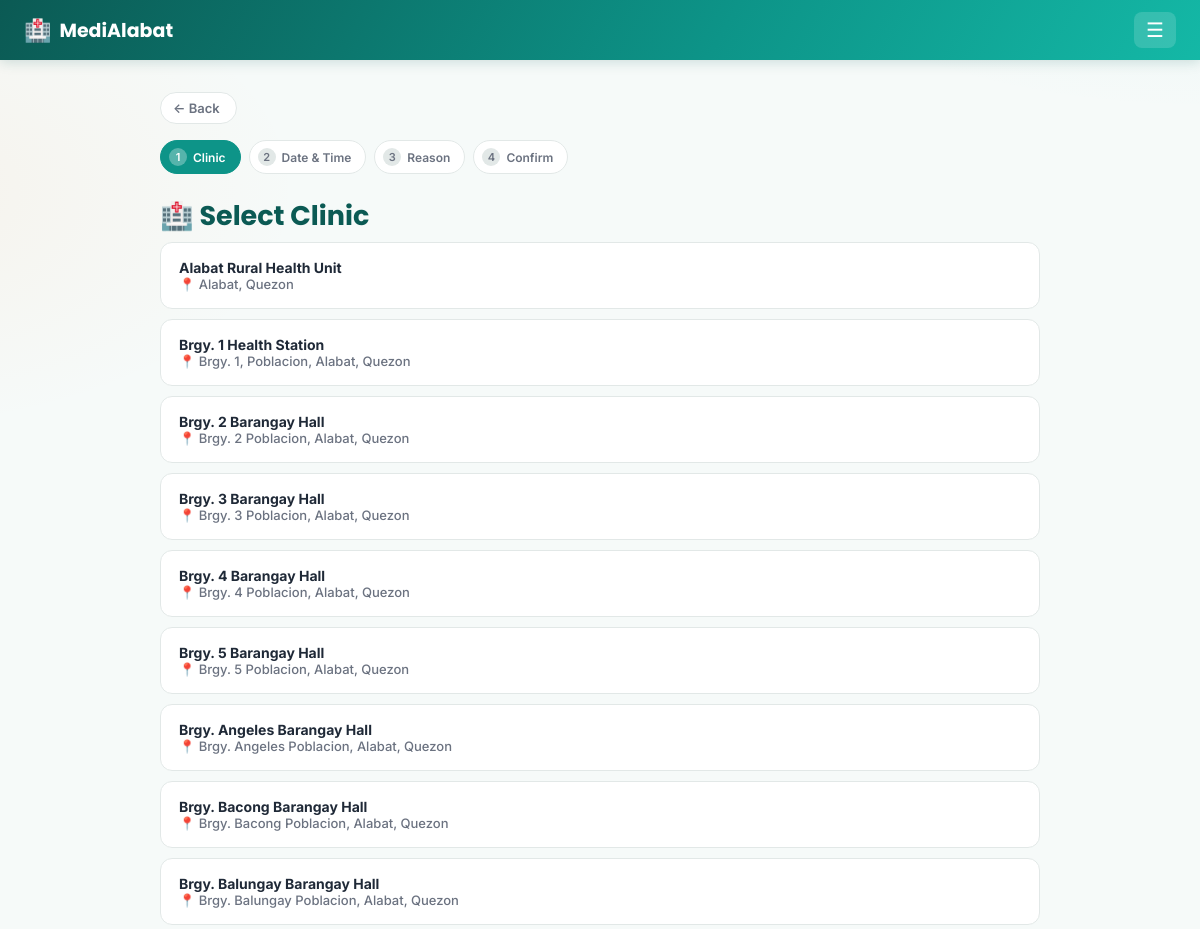
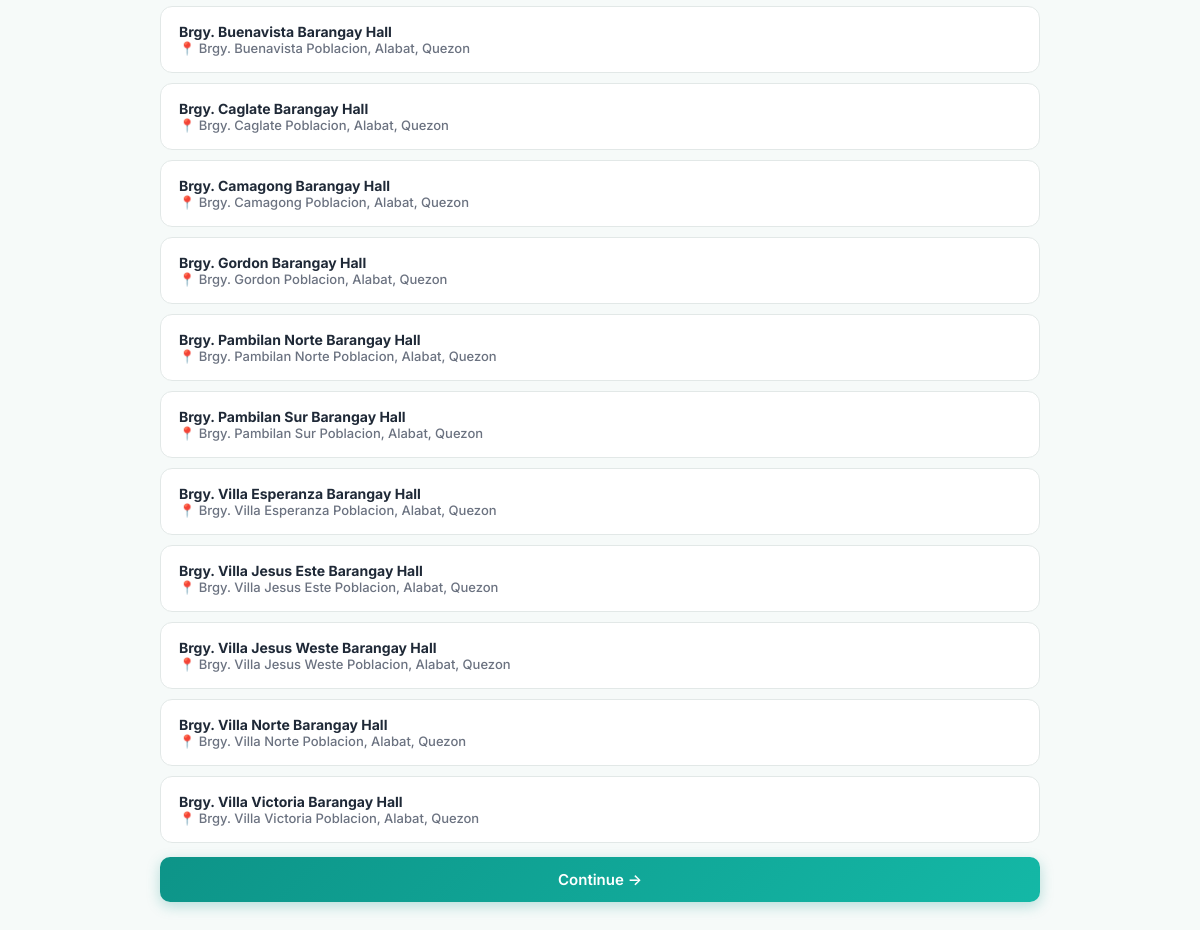
The page /appointment/new (signed in) on the database its author committed (2 pictures, top to bottom).
### tables this page shows
CREATE TABLE clinics (
    id INTEGER PRIMARY KEY AUTOINCREMENT,
    name TEXT NOT NULL,
    address TEXT
);

### app.py (the view)
@app.route("/appointment/new", methods=["GET", "POST"])
@login_required(role="patient")
def new_appointment_clinic(user):
    conn = get_db()
    if request.method == "POST":
        session["new_appt"] = {"clinic_id": request.form["clinic_id"]}
        conn.close()
        return redirect(url_for("new_appointment_datetime"))
    clinics = conn.execute("SELECT * FROM clinics ORDER BY name").fetchall()
    conn.close()
    return render_template("patient/new_appointment_clinic.html", clinics=clinics)

### app.py (called while the page is built)
def current_user():
    if "user_id" not in session:
        return None
    conn = get_db()
    user = conn.execute("SELECT * FROM users WHERE id = ?", (session["user_id"],)).fetchone()
    conn.close()
    return user

def current_lang():
    return session.get("lang", DEFAULT_LANG)

@app.context_processor
def inject_globals():
    lang = current_lang()
    def fdate(d):
        """'October 8, 2026' / 'Oktubre 8, 2026' — month name follows the active language."""
        return f"{_t('month.' + str(d.month), lang=lang)} {d.day}, {d.year}"
    def fdatetime(value):
        """Format a stored 'YYYY-MM-DD HH:MM' string; returns '' for empty/unparseable values."""
        try:
            dt = datetime.strptime(value, "%Y-%m-%d %H:%M")
        except (TypeError, ValueError):
            return ""
        hour12 = dt.hour % 12 or 12
        return f"{fdate(dt.date())} · {hour12}:{dt.minute:02d} {'AM' if dt.hour < 12 else 'PM'}"
    return {
        "current_user": current_user(),
        "current_lang": lang,
        "t": lambda key, **kwargs: _t(key, lang=lang, **kwargs),
        "fdate": fdate,
        "fdatetime": fdatetime,
    }

def login_required(role=None):
    def decorator(view):
        @functools.wraps(view)
        def wrapped(*args, **kwargs):
            user = current_user()
            if user is None:
                return redirect(url_for("login"))
            if user["role"] == "staff" and user["status"] != "active":
                session.clear()                    # an unapproved / rejected staff account must never get in
                return redirect(url_for("login"))
            if role and user["role"] != role:
                abort(403)
            return view(user, *args, **kwargs)
        return wrapped
    return decorator

### db.py (called while the page is built)
def get_db():
    conn = sqlite3.connect(DB_PATH)
    conn.row_factory = sqlite3.Row
    conn.execute("PRAGMA foreign_keys = ON")
    return conn

### translations.py (called while the page is built)
def t(key, lang="en", **kwargs):
    entry = TRANSLATIONS.get(key)
    if not entry:
        return key
    text = entry.get(lang) or entry.get(DEFAULT_LANG) or key
    if kwargs:
        try:
            text = text.format(**kwargs)
        except (KeyError, IndexError):
            pass
    return text

### templates/patient/new_appointment_clinic.html (shortened to what this page needs)
{% extends "base.html" %}
{% block content %}
<div class="wizard-steps">
    <span class="step active"><i>1</i> {{ t('wizard.step_clinic') }}</span>
    <span class="step"><i>2</i> {{ t('wizard.step_datetime') }}</span>
    <span class="step"><i>3</i> {{ t('wizard.step_reason') }}</span>
    <span class="step"><i>4</i> {{ t('wizard.step_confirm') }}</span>
</div>
<h1 class="fade-in">🏥 {{ t('wizard.select_clinic') }}</h1>
<form method="POST" class="stack-form">
    <div class="radio-group">
        {% for clinic in clinics %}
        <label class="radio-card">
            <div>
                <div class="radio-title">{{ clinic.name }}</div>
                <div class="radio-sub">📍 {{ clinic.address }}</div>
            </div>
        </label>
        {% endfor %}
    </div>
    <button type="submit" class="btn-primary">{{ t('wizard.continue') }} →</button>
</form>
{% endblock %}

### static/style.css (style rules this page uses)
:root { --primary: #0d9488; --primary-dark: #0f766e; --primary-darker: #0b5a54; --accent: #2dd4bf; --accent-warm: #fb923c; --bg: #f6faf9; --card-bg: #ffffff; --text: #1f2937; --muted: #6b7280; --danger: #dc2626; --border: #e2e8e7; --radius: 14px; --radius-lg: 20px; --shadow-sm: 0 1px 3px rgba(15, 23, 42, 0.06); --shadow-md: 0 8px 24px rgba(13, 148, 136, 0.10); --shadow-lg: 0 16px 40px rgba(13, 148, 136, 0.16); --heading: var(--primary-darker); --subheading: var(--primary-dark); --input-bg: #fbfdfd; --surface-faint: #edf2f1; --control-bg: #ffffff; --hero-gradient: linear-gradient(135deg, #0d9488 0%, #14b8a6 50%, #2dd4bf 100%); --nav-gradient: linear-gradient(120deg, #0b5a54, #0d9488 60%, #14b8a6); --btn-gradient: linear-gradient(135deg, #0d9488, #14b8a6); --btn-shadow: rgba(13, 148, 136, 0.28); --solid: #0d9488; --tint: #ecfdf9; --tint-strong: #d1fae5; --text-on-tint: #0b5a54; --ai-card-bg: linear-gradient(135deg, #ecfdf9, #fff7ed); --danger-tint: #fef2f2; --warn-tint: #fff7ed; --chip-pending-bg: #fef3c7; --chip-pending-fg: #92400e; --chip-approved-bg: #d1fae5; --chip-approved-fg: #065f46; --chip-resched-bg: #fed7aa; --chip-resched-fg: #9a3412; --flash-ok-bg: #d1fae5; --flash-ok-fg: #065f46; --flash-err-bg: #fee2e2; --flash-err-fg: #991b1b; --slot-open-fg: #065f46; --slot-blocked-bg: #fef2f2; --slot-blocked-border: #fecaca; --slot-blocked-fg: #991b1b; --slot-approved-bg: #ecfdf9; --sun: #dc2626; --sat: #2563eb; --am-bg: #fff7ed; --am-border: #fed7aa; --am-fg: #9a3412; --am-label: #b45309; --pm-bg: #eef2ff; --pm-border: #c7d2fe; --pm-fg: #3730a3; --pm-label: #4338ca; color-scheme: light; }
* { box-sizing: border-box; overflow-wrap: break-word; }
body { margin: 0; font-family: 'Inter', system-ui, -apple-system, sans-serif; transition: background-color 0.2s ease, color 0.2s ease; background: radial-gradient(900px 500px at 100% -10%, rgba(45, 212, 191, 0.10), transparent 60%), radial-gradient(700px 400px at -10% 10%, rgba(251, 146, 60, 0.07), transparent 60%), var(--bg); background-attachment: fixed; color: var(--text); -webkit-font-smoothing: antialiased; }
h1, h2, h3, .brand, .brand-lg { font-family: 'Poppins', 'Inter', system-ui, sans-serif; }
.fade-in { animation: fadeInUp 0.35s ease both; }
h1 { font-size: 27px; margin-bottom: 6px; font-weight: 700; color: var(--heading); }
.stack-form { display: flex; flex-direction: column; gap: 14px; }
.stack-form label { display: flex; flex-direction: column; gap: 6px; font-size: 14px; font-weight: 600; color: var(--text); }
button { font-family: inherit; cursor: pointer; }
.btn-primary { background: var(--btn-gradient); color: white; border: none; padding: 13px 24px; border-radius: 10px; font-size: 15px; font-weight: 600; display: inline-block; text-align: center; box-shadow: 0 4px 14px var(--btn-shadow); transition: transform 0.15s ease, box-shadow 0.15s ease; }
.wizard-steps { display: flex; gap: 8px; margin-bottom: 22px; flex-wrap: wrap; }
.wizard-steps .step { display: flex; align-items: center; gap: 6px; font-size: 12px; padding: 7px 14px 7px 8px; border-radius: 20px; background: var(--control-bg); color: var(--muted); font-weight: 600; border: 1px solid var(--border); }
.wizard-steps .step i { display: inline-flex; align-items: center; justify-content: center; width: 18px; height: 18px; border-radius: 50%; font-style: normal; background: var(--border); color: var(--muted); font-size: 11px; }
.wizard-steps .step.active { background: var(--solid); color: white; border-color: var(--solid); }
.wizard-steps .step.active i { background: rgba(255,255,255,0.3); color: white; }
.radio-group { display: flex; flex-direction: column; gap: 10px; }
.radio-card { display: flex; align-items: center; gap: 12px; border: 1.5px solid var(--border); border-radius: 12px; padding: 16px 18px; cursor: pointer; background: var(--control-bg); position: relative; transition: border-color 0.15s ease, background 0.15s ease, transform 0.15s ease; }
.stack-form .radio-card { flex-direction: row; align-items: center; gap: 12px; font-size: 14px; color: var(--text); }
.radio-title { font-weight: 700; color: var(--text); text-align: left; }
.radio-sub { color: var(--muted); font-size: 13px; text-align: left; font-weight: 500; }

### rows shown on the page
clinics: name "Alabat Rural Health Unit", address "Alabat, Quezon"
clinics: name "Brgy. 1 Health Station", address "Brgy. 1, Poblacion, Alabat, Quezon"
clinics: name "Brgy. 2 Barangay Hall", address "Brgy. 2 Poblacion, Alabat, Quezon"
clinics: name "Brgy. 3 Barangay Hall", address "Brgy. 3 Poblacion, Alabat, Quezon"
clinics: name "Brgy. 4 Barangay Hall", address "Brgy. 4 Poblacion, Alabat, Quezon"
clinics: name "Brgy. 5 Barangay Hall", address "Brgy. 5 Poblacion, Alabat, Quezon"
clinics: name "Brgy. Angeles Barangay Hall", address "Brgy. Angeles Poblacion, Alabat, Quezon"
clinics: name "Brgy. Bacong Barangay Hall", address "Brgy. Bacong Poblacion, Alabat, Quezon"
clinics: name "Brgy. Balungay Barangay Hall", address "Brgy. Balungay Poblacion, Alabat, Quezon"
clinics: name "Brgy. Buenavista Barangay Hall", address "Brgy. Buenavista Poblacion, Alabat, Quezon"
clinics: name "Brgy. Caglate Barangay Hall", address "Brgy. Caglate Poblacion, Alabat, Quezon"
clinics: name "Brgy. Camagong Barangay Hall", address "Brgy. Camagong Poblacion, Alabat, Quezon"
clinics: name "Brgy. Gordon Barangay Hall", address "Brgy. Gordon Poblacion, Alabat, Quezon"
clinics: name "Brgy. Pambilan Norte Barangay Hall", address "Brgy. Pambilan Norte Poblacion, Alabat, Quezon"
clinics: name "Brgy. Pambilan Sur Barangay Hall", address "Brgy. Pambilan Sur Poblacion, Alabat, Quezon"
clinics: name "Brgy. Villa Esperanza Barangay Hall", address "Brgy. Villa Esperanza Poblacion, Alabat, Quezon"
clinics: name "Brgy. Villa Jesus Este Barangay Hall", address "Brgy. Villa Jesus Este Poblacion, Alabat, Quezon"
clinics: name "Brgy. Villa Jesus Weste Barangay Hall", address "Brgy. Villa Jesus Weste Poblacion, Alabat, Quezon"
clinics: name "Brgy. Villa Norte Barangay Hall", address "Brgy. Villa Norte Poblacion, Alabat, Quezon"
clinics: name "Brgy. Villa Victoria Barangay Hall", address "Brgy. Villa Victoria Poblacion, Alabat, Quezon"

### other values the page prints
{{ t('nav.back') }} "Back"
{{ t('wizard.step_clinic') }} "Clinic"
{{ t('wizard.step_datetime') }} "Date & Time"
{{ t('wizard.step_reason') }} "Reason"
{{ t('wizard.step_confirm') }} "Confirm"
{{ t('wizard.select_clinic') }} "Select Clinic"
{{ t('wizard.continue') }} "Continue"
